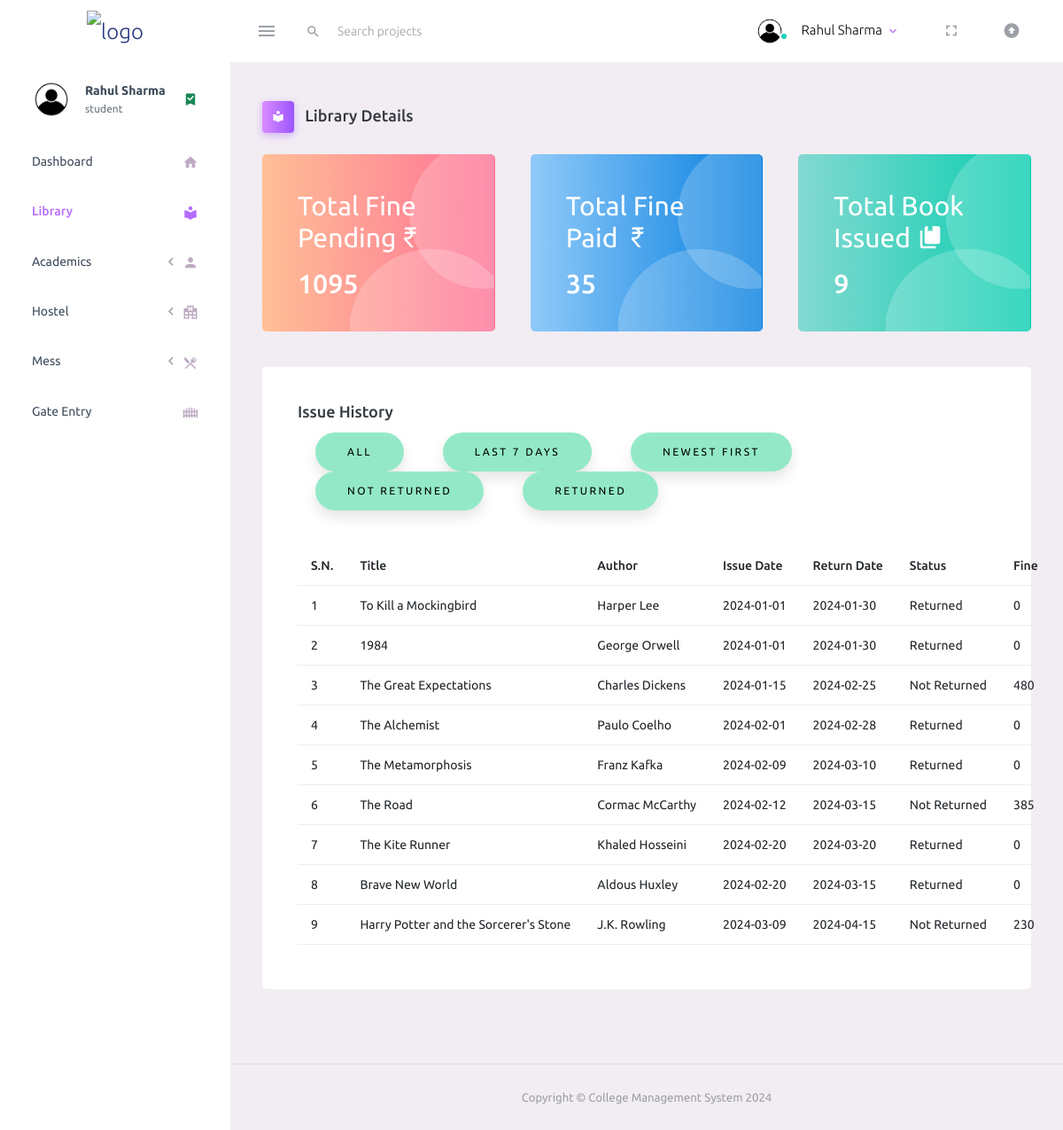
/dashboard/library.php (signed in), run on the app's committed database.
### tables this page shows
CREATE TABLE ISSUE (
    ISSUE_ID INT AUTO_INCREMENT PRIMARY KEY,
    ROLL_NO varchar(10),
    BOOK_ID int,
    ISSUE_DATE DATE,
    RETURN_DATE DATE,
    STATUS VARCHAR(20),
    FINE INT,
    foreign key(ROLL_NO) references STUDENT(ROLL_NO),
    foreign key(BOOK_ID) references BOOK(BOOK_ID)
);

CREATE TABLE BOOK (
    BOOK_ID INT PRIMARY KEY,
    TITLE VARCHAR(50),
    AUTHOR VARCHAR(50),
    BOOK_COUNT INT
);

### dashboard/library.php (the view, shortened to what this page needs)
<?php
$totalFine = 0;
$totalFinePaid = 0;
$totalBookIssued = 0;
require_once "C:\\xampp\\htdocs\\CMS\\config.php";
$sql = "SELECT title, author, issue_date, return_date, status, fine
        FROM book, issue
        WHERE book.BOOK_ID = issue.BOOK_ID AND ROLL_NO = ?;";
$stmt = mysqli_prepare($conn, $sql);
mysqli_stmt_bind_param($stmt, "s", $param_id);
?>
<!DOCTYPE html>
<html lang="en">
<head>
  <link rel="stylesheet" href="http://localhost/Dashboard/assets/vendors/mdi/css/materialdesignicons.min.css">
  <link rel="stylesheet" href="http://localhost/Dashboard/assets/vendors/css/vendor.bundle.base.css">
  <link rel="stylesheet" href="http://localhost/Dashboard/assets/css/style.css">
  <link rel="stylesheet" href="http://localhost/Dashboard/assets/css/myStyle.css">
</head>
<body>
  <div class="container-scroller">
    <nav class="navbar default-layout-navbar col-lg-12 col-12 p-0 fixed-top d-flex flex-row">
      <div class="text-center navbar-brand-wrapper d-flex align-items-center justify-content-center">
        <a class="navbar-brand brand-logo" href="http://localhost/Dashboard/dashboard_student.php"><img src="images/cms.png" alt="logo" style="height: 50px; width:230px;"></a>
      </div>
      <div class="navbar-menu-wrapper d-flex align-items-stretch">
        <button class="navbar-toggler navbar-toggler align-self-center" type="button" data-toggle="minimize">
          <span class="mdi mdi-menu"></span>
        </button>
        <div class="search-field d-none d-md-block">
          <form class="d-flex align-items-center h-100" action="#">
            <div class="input-group">
              <div class="input-group-prepend bg-transparent">
                <i class="input-group-text border-0 mdi mdi-magnify"></i>
              </div>
              <input type="text" class="form-control bg-transparent border-0" placeholder="Search projects">
            </div>
          </form>
        </div>
        <ul class="navbar-nav navbar-nav-right">
          <li class="nav-item nav-profile dropdown">
            <a class="nav-link dropdown-toggle" id="profileDropdown" href="#" data-bs-toggle="dropdown" aria-expanded="false">
              <div class="nav-profile-img">
                <img src="assets/images/faces/account.png" alt="image">
                <span class="availability-status online"></span>
              </div>
              <div class="nav-profile-text">
                <p class="mb-1 text-black"><?php echo $_SESSION['name'] ?></p>
              </div>
            </a>
          </li>
          <li class="nav-item d-none d-lg-block full-screen-link">
            <a class="nav-link">
              <i class="mdi mdi-fullscreen" id="fullscreen-button"></i>
            </a>
          </li>
          <li class="nav-item d-none d-lg-block">
            <a class="nav-link" href="#">
              <i class="mdi mdi-arrow-up-bold-circle"></i>
            </a>
          </li>
        </ul>
      </div>
    </nav>
    <div class="container-fluid page-body-wrapper">
      <nav class="sidebar sidebar-offcanvas" id="sidebar">
        <ul class="nav">
          <li class="nav-item nav-profile">
            <a href="#" class="nav-link">
              <div class="nav-profile-image">
                <img src="assets/images/faces/account.png" alt="profile">
              </div>
              <div class="nav-profile-text d-flex flex-column">
                <span class="font-weight-bold mb-2"><?php echo $_SESSION['name'] ?></span>
                <span class="text-secondary text-small"><?php echo $_SESSION['user'] ?></span>
              </div>
              <i class="mdi mdi-bookmark-check text-success nav-profile-badge"></i>
            </a>
          </li>
          <li class="nav-item">
            <a class="nav-link" href="http://localhost/Dashboard/dashboard_student.php">
              <span class="menu-title">Dashboard</span>
              <i class="mdi mdi-home menu-icon"></i>
            </a>
          </li>
          <li class="nav-item">
            <a class="nav-link" href="http://localhost/Dashboard/library.php">
              <span class="menu-title">Library</span>
              <i class="mdi mdi-library menu-icon"></i>
            </a>
          </li>
          <li class="nav-item">
            <a class="nav-link" data-bs-toggle="collapse" href="#general-pages3" aria-expanded="false" aria-controls="general-pages3">
              <span class="menu-title">Academics</span>
              <i class="menu-arrow"></i>
              <i class="mdi mdi-account menu-icon"></i>
            </a>
          </li>
          <li class="nav-item">
            <a class="nav-link" data-bs-toggle="collapse" href="#general-pages1" aria-expanded="false" aria-controls="general-pages1">
              <span class="menu-title">Hostel</span>
              <i class="menu-arrow"></i>
              <i class="mdi mdi-hospital-building menu-icon"></i>
            </a>
          </li>
          <li class="nav-item">
            <a class="nav-link" data-bs-toggle="collapse" href="#general-pages2" aria-expanded="false" aria-controls="general-pages2">
              <span class="menu-title">Mess</span>
              <i class="menu-arrow"></i>
              <i class="mdi mdi-silverware-variant menu-icon"></i>
            </a>
          </li>
          <li class="nav-item">
            <a class="nav-link" href="http://localhost/Dashboard/gate_entry.php">
              <span class="menu-title">Gate Entry</span>
              <i class="mdi mdi-gate menu-icon"></i>
            </a>
          </li>
        </ul>
      </nav>
      <div class="main-panel">
        <div class="content-wrapper">
          <div class="page-header">
            <h3 class="page-title">
              <span class="page-title-icon bg-gradient-primary text-white me-2">
                <i class="mdi mdi-library"></i>
              </span> Library Details
            </h3>
          </div>
          <div class="row">
            <div class="col-md-4 stretch-card grid-margin">
              <div class="card bg-gradient-danger card-img-holder text-white" style="height: 200px;">
                <div class="card-body">
                  <img src="assets/images/dashboard/circle.svg" class="card-img-absolute" alt="circle-image" />
                  <?php
                  if (mysqli_stmt_execute($stmt)) {
                    $result = mysqli_stmt_get_result($stmt);
                    if (mysqli_num_rows($result) > 0) {
                      while ($row = mysqli_fetch_assoc($result)) {
                        $date1 = date("Y-m-d");
                        $date2 = $row["return_date"];
                        $dateTime1 = DateTime::createFromFormat('Y-m-d', $date1);
                        $dateTime2 = DateTime::createFromFormat('Y-m-d', $date2);
                        $interval = $dateTime1->diff($dateTime2, false);
                        if ($dateTime1 > $dateTime2 && $row["status"] == "Not Returned") {
                          $fine = $interval->days * 5;
                          $totalFine = $totalFine + $fine;
                        }
                        if ($row["status"] == "Returned") {
                          $totalFinePaid = $totalFinePaid + $row["fine"];
                        } else {
                          $fine = 0;
                        }
                        $totalBookIssued = $totalBookIssued + 1;
                      }
                    }
                  }
                  ?>
                  <h2 class="font-weight-normal mb-3">Total Fine Pending<i class="mdi mdi-currency-inr mdi-30px float-right"></i>
                  </h2>
                  <h2 class="mb-3"><?php echo $totalFine ?></h2>
                </div>
              </div>
            </div>
            <div class="col-md-4 stretch-card grid-margin">
              <div class="card bg-gradient-info card-img-holder text-white" style="height: 200px;">
                <div class="card-body">
                  <img src="assets/images/dashboard/circle.svg" class="card-img-absolute" alt="circle-image" />
                  <h2 class="font-weight-normal mb-3">Total Fine Paid <i class="mdi mdi-currency-inr mdi-30px float-right"></i>
                  </h2>
                  <h2 class="mb-5"><?php echo $totalFinePaid ?></h2>
                </div>
              </div>
            </div>
            <div class="col-md-4 stretch-card grid-margin">
              <div class="card bg-gradient-success card-img-holder text-white" style="height: 200px;">
                <div class="card-body">
                  <img src="assets/images/dashboard/circle.svg" class="card-img-absolute" alt="circle-image" />
                  <h2 class="font-weight-normal mb-3">Total Book Issued <i class="mdi mdi-book-multiple mdi-30px float-right"></i>
                  </h2>
                  <h2 class="mb-5"><?php echo $totalBookIssued ?></h2>
                </div>
              </div>
            </div>
          </div>
          <div class="row">
            <div class="col-lg-12 grid-margin stretch-card">
              <div class="card">
                <div class="card-body">
                  <h4 class="card-title">Issue History</h4>
                  <table class="table">
                    <div class="col-12 grid-margin">
                      <div class="template-demo">
                        <form action="" method="get">
                          <button type="submit" class="button" name="filter" value="all">All</button>
                          <button type="submit" class="button" name="filter" value="last7days">Last 7 Days</button>
                          <button type="submit" class="button" name="filter" value="newestFirst">Newest First</button>
                          <button type="submit" class="button" name="filter" value="notReturned">Not Returned</button>
                          <button type="submit" class="button" name="filter" value="returned">Returned</button>
                        </form>
                      </div>
                    </div>
                    <thead>
                      <tr>
                        <th>S.N.</th>
                        <th>Title</th>
                        <th>Author</th>
                        <th>Issue Date</th>
                        <th>Return Date</th>
                        <th>Status</th>
                        <th>Fine</th>
                      </tr>
                    </thead>
                    <tbody>
                      <?php
                      if (mysqli_stmt_execute($stmt)) {
                        $result = mysqli_stmt_get_result($stmt);
                        if (mysqli_num_rows($result) > 0) {
                          $sno = 1;
                          while ($row = mysqli_fetch_assoc($result)) {
                            $date1 = date("Y-m-d");
                            $date2 = $row["return_date"];
                            $dateTime1 = DateTime::createFromFormat('Y-m-d', $date1);
                            $dateTime2 = DateTime::createFromFormat('Y-m-d', $date2);
                            $interval = $dateTime1->diff($dateTime2, false);
                            if ($dateTime1 > $dateTime2 && $row["status"] == "Not Returned") {
                              $fine = $interval->days * 5;
                            } else {
                              $fine = 0;
                            }
                            echo "<tr>";
                            echo "<td>" . $sno . "</td>";
                            echo "<td>" . $row["title"] . "</td>";
                            echo "<td>" . $row["author"] . "</td>";
                            echo "<td>" . $row["issue_date"] . "</td>";
                            echo "<td>" . $row["return_date"] . "</td>";
                            echo "<td>" . $row["status"] . "</td>";
                            echo "<td>" . $fine . "</td>";
                            echo "</tr>";
                            $sno = $sno + 1;
                          }
                        } else {
                          $flag = 1;
                        }
                      }
                      ?>
                    </tbody>
                  </table>
                </div>
              </div>
            </div>
          </div>
        </div>
        <footer class="footer">
          <div class="container-fluid d-flex justify-content-center">
            <span class="text-muted d-block text-center text-sm-start d-sm-inline-block">Copyright © College Management System 2024</span>
          </div>
        </footer>
      </div>
    </div>
  </div>
</body>
</html>

### dashboard/assets/css/myStyle.css (style rules this page uses)
.button { padding: 1.3em 3em; margin-inline: 20px; font-size: 12px; text-transform: uppercase; letter-spacing: 2.5px; font-weight: 500; color: #000; background-color: #93e9c7; border: none; border-radius: 45px; box-shadow: 0px 8px 15px rgba(0, 0, 0, 0.1); transition: all 0.3s ease 0s; cursor: pointer; outline: none; }

### data on the page
issue: BOOK_ID.TITLE "To Kill a Mockingbird", BOOK_ID.AUTHOR "Harper Lee", ISSUE_DATE "2024-01-01", RETURN_DATE "2024-01-30", STATUS "Returned", fine "0"
issue: BOOK_ID.TITLE "1984", BOOK_ID.AUTHOR "George Orwell", ISSUE_DATE "2024-01-01", RETURN_DATE "2024-01-30", STATUS "Returned", fine "0"
issue: BOOK_ID.TITLE "The Great Expectations", BOOK_ID.AUTHOR "Charles Dickens", ISSUE_DATE "2024-01-15", RETURN_DATE "2024-02-25", STATUS "Not Returned", RETURN_DATE "480"
issue: BOOK_ID.TITLE "The Alchemist", BOOK_ID.AUTHOR "Paulo Coelho", ISSUE_DATE "2024-02-01", RETURN_DATE "2024-02-28", STATUS "Returned", fine "0"
issue: BOOK_ID.TITLE "The Metamorphosis", BOOK_ID.AUTHOR "Franz Kafka", ISSUE_DATE "2024-02-09", RETURN_DATE "2024-03-10", STATUS "Returned", fine "0"
issue: BOOK_ID.TITLE "The Road", BOOK_ID.AUTHOR "Cormac McCarthy", ISSUE_DATE "2024-02-12", RETURN_DATE "2024-03-15", STATUS "Not Returned", RETURN_DATE "385"
issue: BOOK_ID.TITLE "The Kite Runner", BOOK_ID.AUTHOR "Khaled Hosseini", ISSUE_DATE "2024-02-20", RETURN_DATE "2024-03-20", STATUS "Returned", fine "0"
issue: BOOK_ID.TITLE "Brave New World", BOOK_ID.AUTHOR "Aldous Huxley", ISSUE_DATE "2024-02-20", RETURN_DATE "2024-03-15", STATUS "Returned", fine "0"
issue: BOOK_ID.TITLE "Harry Potter and the Sorcerer's Stone", BOOK_ID.AUTHOR "J.K. Rowling", ISSUE_DATE "2024-03-09", RETURN_DATE "2024-04-15", STATUS "Not Returned", RETURN_DATE "230"

### other printed values
$_SESSION['name'] "Rahul Sharma"
$_SESSION['user'] "student"
$totalFine "1095"
$totalFinePaid "35"
$totalBookIssued "9"
